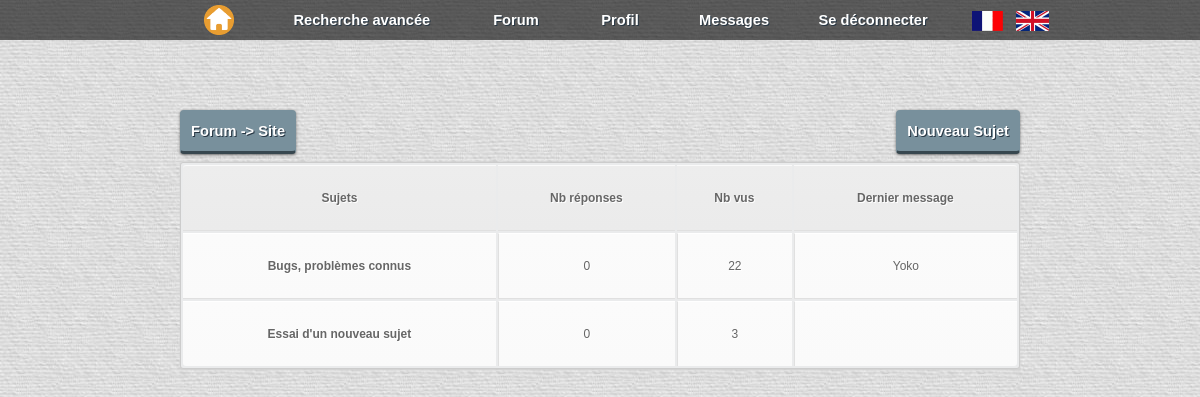
Screenshot of /fichiers_php/site.php?id_cat=2 (signed in) with the database file from the repository.
### tables this page shows
CREATE TABLE IF NOT EXISTS `forum_forum` (
  `id_cat` int(11) NOT NULL AUTO_INCREMENT,
  `nom_cat` varchar(255) NOT NULL,
  `description` text NOT NULL,
  `nb_message` int(11) NOT NULL,
  `last_message` text,
  PRIMARY KEY (`id_cat`)
);

CREATE TABLE IF NOT EXISTS `forum_topic` (
  `id_topic` int(11) NOT NULL AUTO_INCREMENT,
  `id_cat` int(11) DEFAULT NULL,
  `id_user` int(11) NOT NULL,
  `nom_topic` text NOT NULL,
  `topic_first_post` text NOT NULL,
  `nb_answer` int(11) NOT NULL,
  `nb_views` int(11) NOT NULL,
  `priority_topic` int(11) DEFAULT NULL,
  PRIMARY KEY (`id_topic`)
);

CREATE TABLE IF NOT EXISTS `users` (
  `id_users` int(255) NOT NULL AUTO_INCREMENT,
  `username` varchar(255) NOT NULL,
  `nom_user` varchar(200) NOT NULL,
  `prenom_user` varchar(200) NOT NULL,
  `description_users` text NOT NULL,
  `preference_echange` text NOT NULL,
  `password` varchar(255) NOT NULL,
  `email` varchar(255) NOT NULL,
  `rights` varchar(255) NOT NULL,
  `signup_date` date NOT NULL,
  `avatar` text NOT NULL,
  `sexe` text,
  `tel` text,
  `situation` text,
  `profession` text,
  `description` text,
  PRIMARY KEY (`id_users`)
);

### fichiers_php/site.php (the view, shortened to what this page needs)
<?php
include("modeles.php");
$ret = $bdd -> prepare("SELECT * FROM forum_forum WHERE id_cat=?");
$ret -> execute(array($_GET["id_cat"]));
$name_cat = $ret -> fetch();
?>
<html>
<head>
    <link rel="stylesheet" href="../style.css" />
</head>
<body class="forum_messagerie">
<header>
    <?php include("menus.php"); ?>
</header>
<div class="superglobal">
    <div class="global">
        <?php
        if(isset($_SESSION['userid'])){
            echo '
            <div class="forum_top">
                <div class="arborescence">
                    <a href="forum.php">Forum</a> -> <a href="site.php?id_cat='.$name_cat[0].'">'.$name_cat[1].'</a>
                </div>
                <div class="forum_top_r_button">
                    <a href="new_topic.php?id_topic='. $_GET['id_cat'] .'" id="btn_new_topic">Nouveau Sujet</a>
                </div>
            </div>
            ';
        }
        else {echo '
                        <div class="forum_top">
                            <div class="arborescence">
                                 <a href="forum.php">Forum</a> -> <a href="site.php?id_cat='.$name_cat[0].'">'.$name_cat[1].'</a>
                            </div>
                            <div class="forum_top_r_button">
                                 <a href="sign_up.php" id="btn_new_topic">Inscrivez vous pour lancer un sujet !</a>
                            </div>
                        </div>
                    ';}
        ?>
        <table class="tableau_site">
            <tr>
                <th>Sujets</th>
                <th>Nb réponses</th>
                <th>Nb vus</th>
                <th>Dernier message</th>
            </tr>
            <?php
            $req = $bdd -> prepare("SELECT * FROM forum_topic WHERE id_cat=?");
            $req -> execute(array($_GET['id_cat']));
            $nb = $req -> rowCount();
            $ret = $bdd -> prepare("SELECT last_message FROM forum_forum WHERE id_cat=?");
            $ret -> execute(array($_GET['id_cat']));
            if ($nb == 0) {echo "";}
            else {
                for ($i=0;$i<$nb;$i++) {
                    $topic = $req -> fetch();
                    $last = $ret -> fetch();
                    $last2 = $bdd -> prepare("SELECT * FROM users WHERE id_users=?");
                    $last2 -> execute(array($last[0]));
                    $lastf = $last2 -> fetch();
                    ?>
                    <tr>
                        <td><a href="topic.php?id_topic=<?php echo $topic[0]; ?>&id_cat=<?php echo $_GET['id_cat']; ?>"><?php echo $topic[3];?></a></td>
                        <td><?php echo $topic[5];?></td>
                        <td><?php echo $topic[6];?></td>
                        <td><?php echo $lastf[1];?></td>
                    </tr>
                <?php
                }
            }
            ?>
        </table>
    </div>
</div>
</body>
</html>

### fichiers_css/style_menu.css (style rules this page uses)
body { margin: 0; }

### fichiers_css/style_accueil.css (style rules this page uses)
body { margin: 0px; background-color: rgb(248,248,248); }

### fichiers_css/footer.css (style rules this page uses)
.superglobal { min-height: 100%; }
.global { position: relative; min-height: 100%; margin: 0 auto; }

### fichiers_css/messagerie.css (style rules this page uses)
table a:link { color: #666; font-weight: bold; text-decoration:none; }
table { font-family:Arial, Helvetica, sans-serif; color:#666; font-size:12px; text-shadow: 1px 1px 0px #fff; background:#eaebec; border:#ccc 1px solid; -moz-border-radius:3px; -webkit-border-radius:3px; border-radius:3px; -moz-box-shadow: 0 1px 2px #d1d1d1; -webkit-box-shadow: 0 1px 2px #d1d1d1; box-shadow: 0 1px 2px #d1d1d1; }
table th { padding-top: 25px; padding-bottom: 25px; padding-left: 10px; padding-right: 10px; border-top:1px solid #fafafa; border-bottom:1px solid #e0e0e0; background: #ededed; background: -webkit-gradient(linear, left top, left bottom, from(#ededed), to(#ebebeb)); background: -moz-linear-gradient(top, #ededed, #ebebeb); }
table tr:first-child th:first-child { -moz-border-radius-topleft:3px; -webkit-border-top-left-radius:3px; border-top-left-radius:3px; }
table tr:first-child th:last-child { -moz-border-radius-topright:3px; -webkit-border-top-right-radius:3px; border-top-right-radius:3px; }
table tr { text-align: center; padding-left:20px; }
table td:first-child { border-left: 0; }
table td { padding-top: 25px; padding-bottom: 25px; padding-left: 10px; padding-right: 10px; border-top: 1px solid #ffffff; border-bottom:1px solid #e0e0e0; border-left: 1px solid #e0e0e0; background: #fafafa; background: -webkit-gradient(linear, left top, left bottom, from(#fbfbfb), to(#fafafa)); background: -moz-linear-gradient(top, #fbfbfb, #fafafa); }
table tr:last-child td { border-bottom:0; }
table tr:last-child td:first-child { -moz-border-radius-bottomleft:3px; -webkit-border-bottom-left-radius:3px; border-bottom-left-radius:3px; }
table tr:last-child td:last-child { -moz-border-radius-bottomright:3px; -webkit-border-bottom-right-radius:3px; border-bottom-right-radius:3px; }

### fichiers_css/forum.css (style rules this page uses)
.forum_messagerie { background-image: url("../images_diverses/texture_forum_white.jpg"); }
.tableau_site { text-align: center; margin-left: auto; margin-right: auto; margin-top: 1%; width: 70%; }
.forum_top { width: 70%; margin-top: 110px; position: relative; height: 40px; margin-left: auto; margin-right: auto; }
.arborescence { padding-left: 10px; padding-right: 10px; float: left; background-color: #78909C; border: 1px solid transparent; border-bottom: 3px solid #37474F; color: #fff; display: inline-block; text-align: center; text-decoration: none; line-height: 40px; text-shadow: 1px 1px 0px #283744; font-size: 11pt; font-family: 'PT Sans', Arial, sans-serif; font-weight: bold; border-radius: 4px; box-shadow: rgba(0, 0, 0, .5) 0 1px 3px; }
.arborescence a { text-decoration: none; color: white; }
.forum_top_r_button { float: right; }
#btn_new_topic { background-color: #78909C; border: 1px solid transparent; border-bottom: 3px solid #37474F; color: #fff; display: inline-block; padding-left: 10px; padding-right: 10px; text-align: center; text-decoration: none; line-height: 40px; text-shadow: 1px 1px 0px #283744; font-size: 11pt; font-family: 'PT Sans', Arial, sans-serif; font-weight: bold; border-radius: 4px; box-shadow: rgba(0, 0, 0, .5) 0 1px 3px; }

### rows the page displays
forum_forum: nom_cat "Site"
forum_topic: nom_topic "Bugs, problèmes connus", nb_answer "0", nb_views "22", users.username "Yoko"
forum_topic: nom_topic "Essai d'un nouveau sujet", nb_answer "0", nb_views "3"

### other values shown
rechercheavancee "Recherche avancée"
forum "Forum"
profil "Profil"
disconnect "Se déconnecter"
